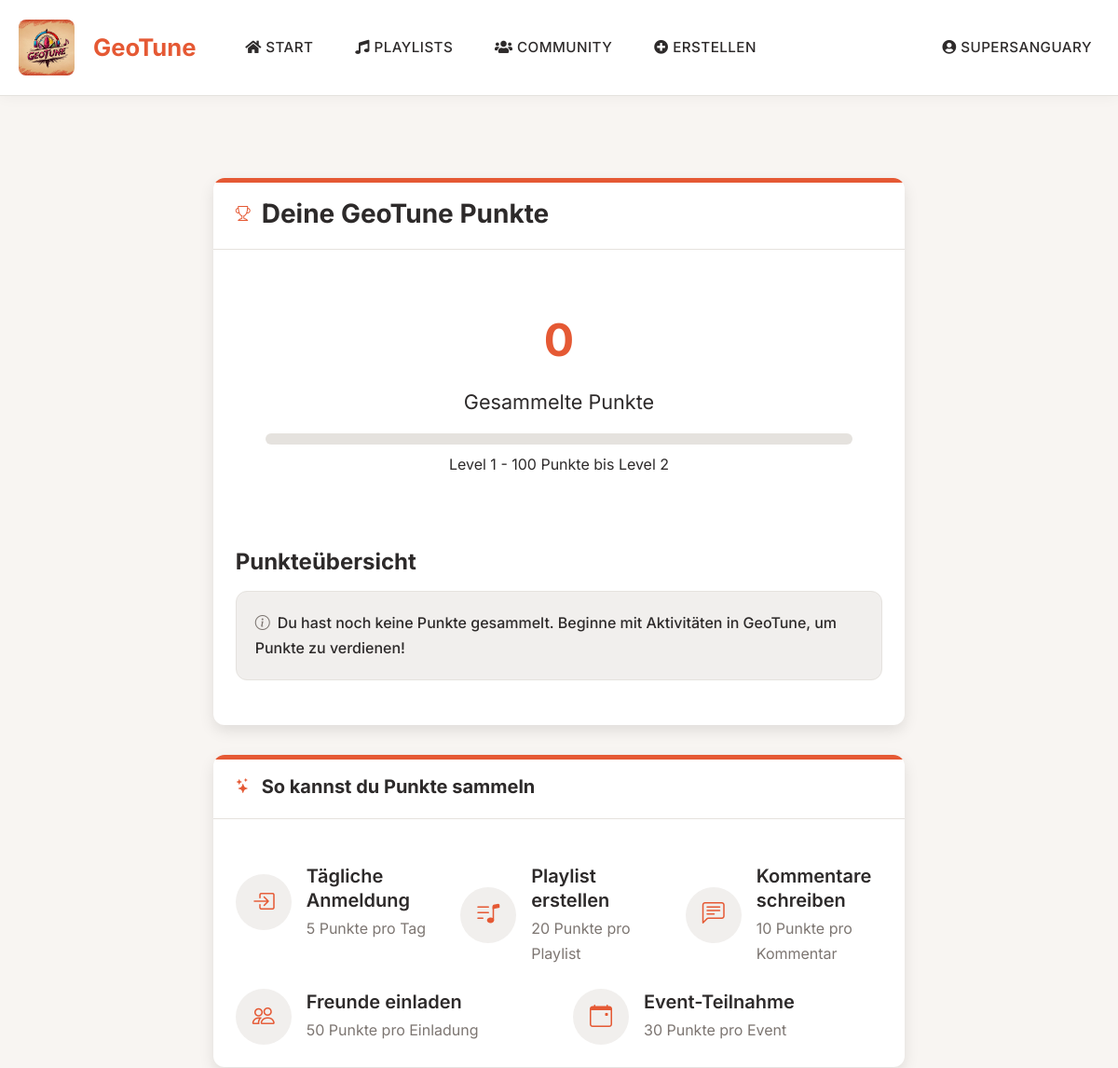
/punkte/ (signed in, upper part), run on an earlier commit of the app's database.
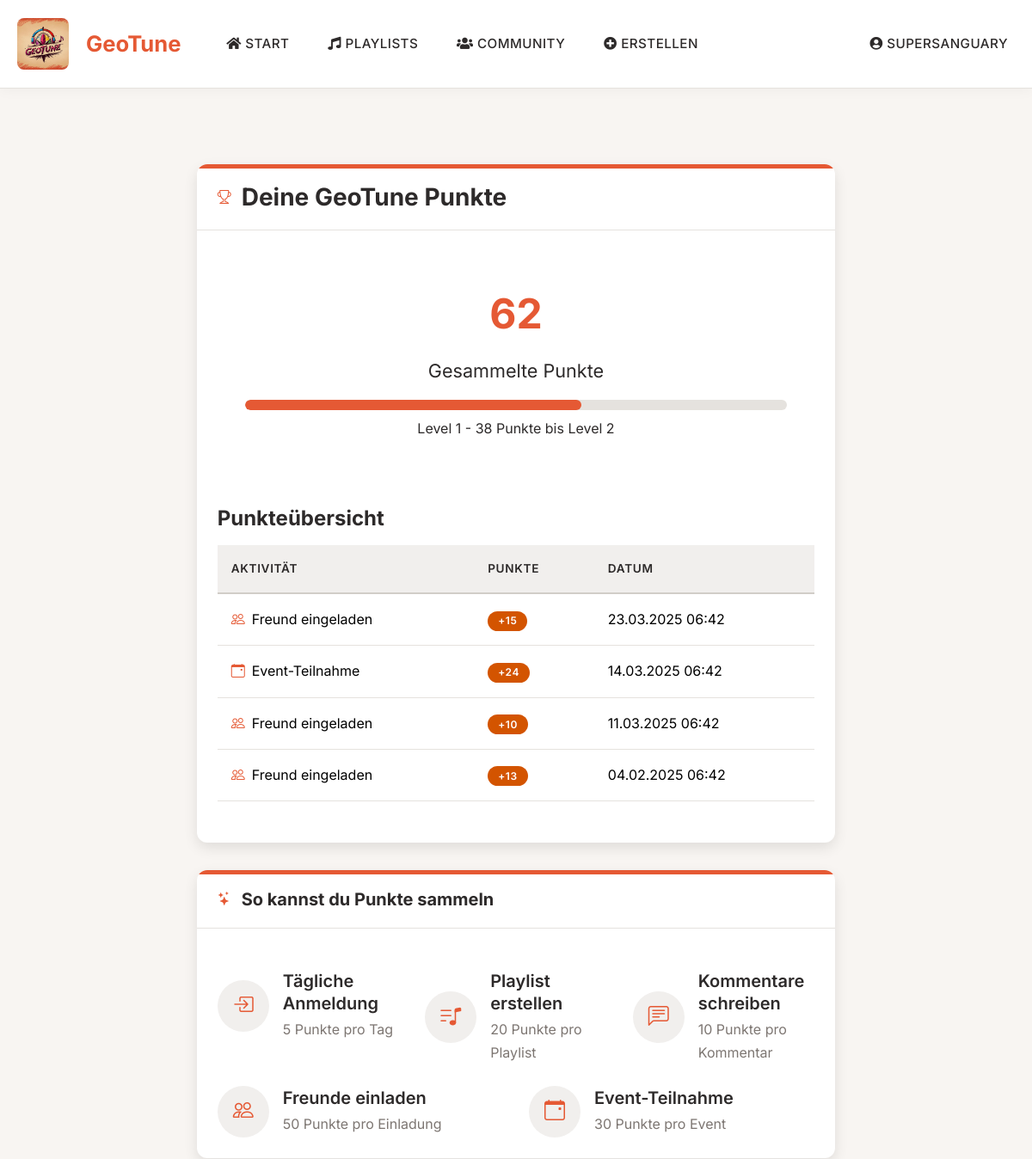
And on a later commit of the database.
### geotune/models.py (models this page shows, shortened)
class Gamification(models.Model):
    AKTIVITAETEN = [
        ('anmeldung', 'Tägliche Anmeldung'),
        ('playlist_erstellen', 'Playlist erstellen'),
        ('kommentar', 'Kommentar schreiben'),
        ('freund_einladen', 'Freund einladen'),
        ('event_teilnahme', 'Event-Teilnahme'),
        ('geocache_fund', 'Geocache gefunden')
    ]
    nutzer = models.ForeignKey(Nutzer, on_delete=models.CASCADE, related_name='punkte')
    aktivitaet = models.CharField(max_length=50, choices=AKTIVITAETEN)
    punktewert = models.IntegerField()
    datum = models.DateTimeField(default=timezone.now)
    referenz_id = models.IntegerField(null=True, blank=True)
    class Meta:
        ordering = ['-datum']

### geotune/views.py (the view)
# urls.py: path('punkte/', views.gamification, name='gamification'),
@login_required
def gamification(request):
    punkte = Gamification.objects.filter(nutzer=request.user).order_by('-datum')
    paginator = Paginator(punkte, 10)  # 10 Einträge pro Seite
    page = request.GET.get('page')
    try:
        punkte_liste = paginator.page(page)
    except PageNotAnInteger:
        punkte_liste = paginator.page(1)
    except EmptyPage:
        punkte_liste = paginator.page(paginator.num_pages)
    total_punkte = Gamification.objects.filter(nutzer=request.user).aggregate(Sum('punktewert'))['punktewert__sum'] or 0
    current_level = total_punkte // 100 + 1
    naechstes_level = current_level + 1
    punkte_bis_naechstes_level = 100 - (total_punkte % 100)
    level_progress = (total_punkte % 100)
    return render(request, 'geotune/gamification.html', {
        'punkte_liste': punkte_liste,
        'total_punkte': total_punkte,
        'current_level': current_level,
        'naechstes_level': naechstes_level,
        'punkte_bis_naechstes_level': punkte_bis_naechstes_level,
        'level_progress': level_progress
    })

### geotune/context_processors.py (called while the page is built)
def verbindungsanfragen(request):
    anzahl = 0
    if request.user.is_authenticated:
        anzahl = request.user.erhaltene_verbindungen.filter(status='angefragt').count()
    return {'anzahl_verbindungsanfragen': anzahl}

### geotune/templates/geotune/gamification.html (shortened to what the changed rows need)
{% extends 'geotune/base.html' %}
{% load static %}
{% block content %}
<div class="container mt-5">
    <div class="row">
        <div class="col-lg-8 mx-auto">
            <div class="gamification-card">
                <div class="card-body">
                    <div class="points-display mb-4">
                        <div class="points-total">{{ total_punkte }}</div>
                        <p class="lead mb-0">Gesammelte Punkte</p>
                        <div class="progress mt-3">
                            <div class="progress-bar" role="progressbar"
                                 style="width: {{ level_progress }}%;"
                                 aria-valuenow="{{ level_progress }}" aria-valuemin="0" aria-valuemax="100">
                            </div>
                        </div>
                        <p class="mt-2">Level {{ current_level }} - {{ punkte_bis_naechstes_level }} Punkte bis Level {{ naechstes_level }}</p>
                    </div>
                    <h4 class="mb-3">Punkteübersicht</h4>
                    {% if punkte_liste %}
                        <div class="table-responsive">
                            <table class="table table-hover">
                                <thead class="table-light">
                                    <tr>
                                        <th>Aktivität</th>
                                        <th>Punkte</th>
                                        <th>Datum</th>
                                    </tr>
                                </thead>
                                <tbody>
                                    {% for punkt in punkte_liste %}
                                        <tr>
                                            <td>
                                                {% if punkt.aktivitaet == 'anmeldung' %}
                                                    <i class="bi bi-box-arrow-in-right text-primary me-2"></i>Tägliche Anmeldung
                                                {% elif punkt.aktivitaet == 'playlist_erstellen' %}
                                                    <i class="bi bi-music-note-list text-primary me-2"></i>Playlist erstellt
                                                {% elif punkt.aktivitaet == 'kommentar' %}
                                                    <i class="bi bi-chat-left-text text-primary me-2"></i>Kommentar geschrieben
                                                {% elif punkt.aktivitaet == 'freund_einladen' %}
                                                    <i class="bi bi-people text-primary me-2"></i>Freund eingeladen
                                                {% elif punkt.aktivitaet == 'event_teilnahme' %}
                                                    <i class="bi bi-calendar-event text-primary me-2"></i>Event-Teilnahme
                                                {% else %}
                                                    <i class="bi bi-award text-primary me-2"></i>{{ punkt.get_aktivitaet_display }}
                                                {% endif %}
                                            </td>
                                            <td>
                                                <span class="badge" style="background-color: #D35400;">+{{ punkt.punktewert }}</span>
                                            </td>
                                            <td>{{ punkt.datum|date:"d.m.Y H:i" }}</td>
                                        </tr>
                                    {% endfor %}
                                </tbody>
                            </table>
                        </div>
                    {% else %}
                        <div class="alert alert-custom-info">
                            <i class="bi bi-info-circle"></i>Du hast noch keine Punkte gesammelt. Beginne mit Aktivitäten in GeoTune, um Punkte zu verdienen!
                        </div>
                    {% endif %}
                </div>
            </div>
        </div>
    </div>
</div>
{% endblock %}

What changed in the data, as far as the page shows it:
added Gamification: aktivitaet "freund_einladen" (drawn), punktewert "15", datum "23.03.2025 06:42"
added Gamification: aktivitaet "event_teilnahme" (drawn), punktewert "24", datum "14.03.2025 06:42"
added Gamification: aktivitaet "freund_einladen" (drawn), punktewert "10", datum "11.03.2025 06:42"
added Gamification: aktivitaet "freund_einladen" (drawn), punktewert "13", datum "04.02.2025 06:42"
Also different on the page:
{{ total_punkte }}: "0" → "62"
{{ punkte_bis_naechstes_level }}: "100" → "38"
text no longer shown: "Du hast noch keine Punkte gesammelt. Beginne mit Aktivitäten in GeoTune, um Punkte zu verdienen!"
text now shown: "AKTIVITÄT PUNKTE DATUM"
